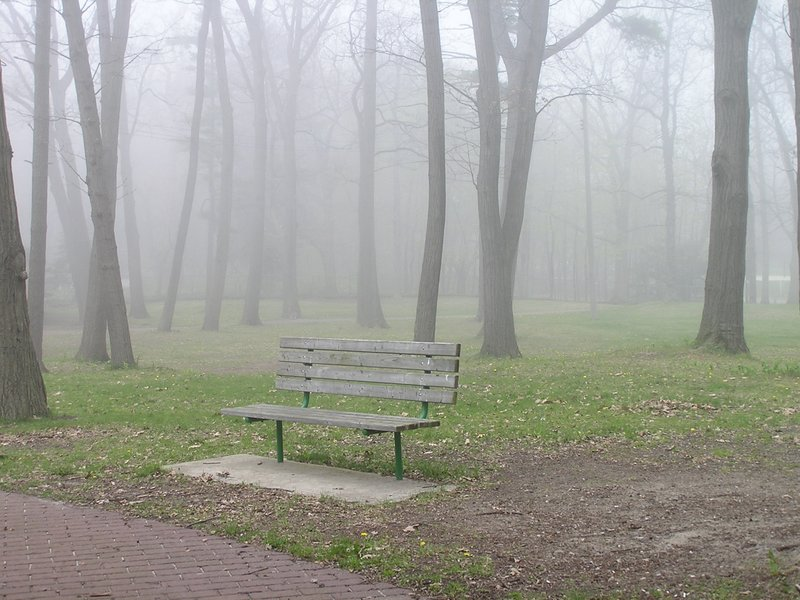
#> input picture ImageEnage/Image/foggy_bench.jpg, 800 x 600 px
$ python DCP_GuidedFilter.py
#> lines starting #> are read from the running program, lines starting #| are printed output that depends on the picture
'''
    author:@Liu
'''
import cv2 as cv
import numpy as np
import math
import matplotlib.pyplot as plt
#../Image/Forest3.jpg
image = cv.imread("../Image/foggy_bench.jpg")
#> image is the input picture: shape (600, 800, 3); mean B, G, R 153, 160.2, 159.8
m_raw, n_raw = image.shape[:2]
#> m_raw = 600; n_raw = 800

def dark_channel_gray(mode, input):
    '''If mode is "a", the global atmospheric light intensity A can be solved.
    If mode is not "a",then the transmittance t can be solved.Here we refer
    to the two solutions defined by the dark channel.
    '''
#> called with mode = 'a'

    if mode == "a":
        gray = np.zeros((input.shape)).astype('uint8')
        for m in range(input.shape[0]):
            for n in range(input.shape[1]):
                gray[m, n, :] = min(input[m, n, :])
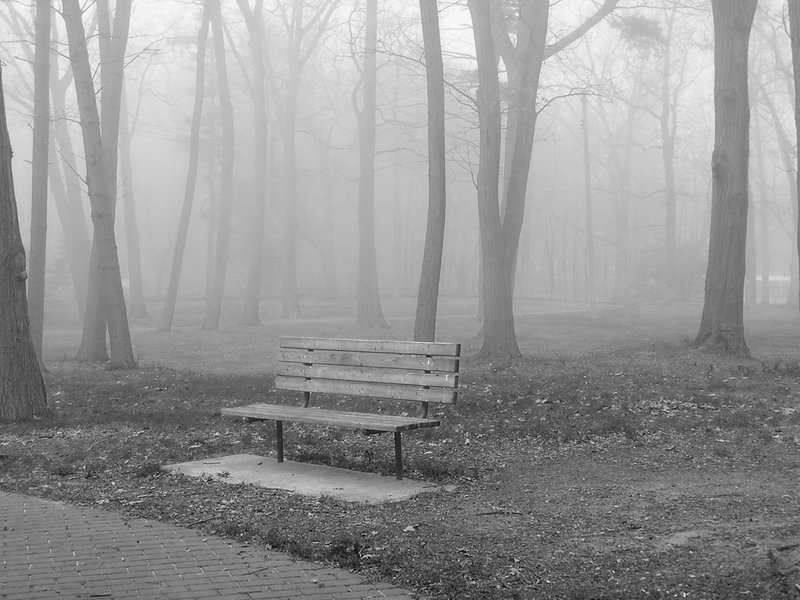
#> gray: shape (600, 800, 3); min 0, max 254, mean 149.4
        return gray
    else:
        gray = np.zeros((input.shape)).astype('float64')
        for m in range(input.shape[0]):
            for n in range(input.shape[1]):
                gray[m, n, :] = min(input[m, n, :])
        return gray

def min_filter(input, kernel_size, stride):
#> called with kernel_size = 15, stride = 1
    input_copy = input.copy()
    m, n = input.shape[:2]
#> m = 600; n = 800
    for i in range(0, m, stride):
        if i + kernel_size < m:
            for j in range(0, n, stride):
                if j + kernel_size < n:
                    input_copy[i + math.floor(kernel_size / 2), j + math.floor(kernel_size / 2), :] = np.min(input[i:i+kernel_size, j:j+kernel_size, :])
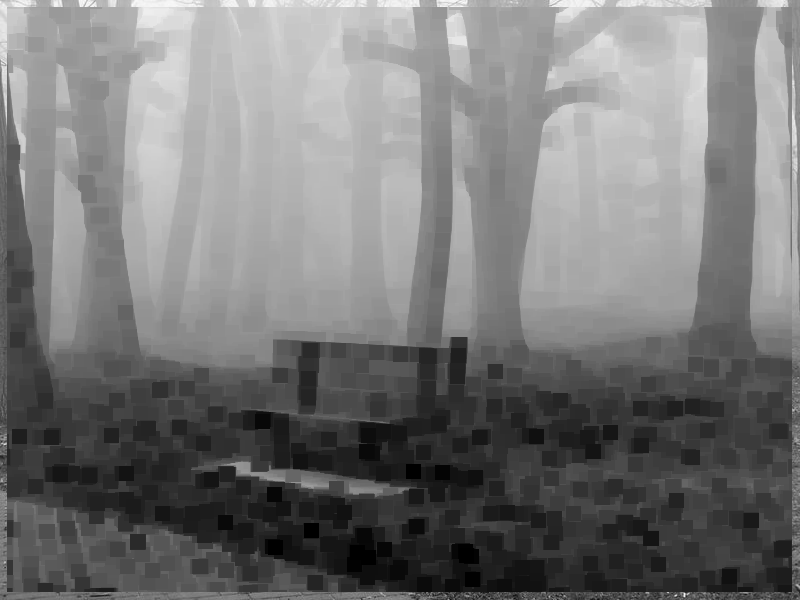
#> input_copy: shape (600, 800, 3); min 0, max 251, mean 119

    return input_copy


gray = dark_channel_gray('a', image)
dark_channel = min_filter(gray, 15, 1)
pixel_num = math.floor((gray.shape[0] * gray.shape[1]) * 0.001)
#> pixel_num = 480

m_dark_c, n_dark_c = dark_channel.shape[:2]
#> m_dark_c = 600; n_dark_c = 800
gray_hist = {}
for k in range(256):
    gray_hist.setdefault(k, 0)
for i in range(m_dark_c):
    for j in range(n_dark_c):
        gray_hist[dark_channel[i, j, 0]] += 1

s, index = 0.0, 0
gray_order = list(gray_hist.keys())
#> gray_order = 256 values from 0 to 255
gray_num = list(gray_hist.values())
for i in range(1, len(gray_num)):
    s += gray_num[-i]
    if s > pixel_num:
        index = i
        break
#> after the loop, s = 539

pixel_grate = gray_order[-index]
#> pixel_grate = 242

flag = False
A_index = []
for i in range(m_dark_c):
    for j in range(n_dark_c):
        if dark_channel[i, j, 0] >= pixel_grate:
            A_index.append([i, j])
            if len(A_index) > pixel_num:
                flag = True
                break
    if flag == True:
        break

sum_r, sum_g, sum_b = 0.0, 0.0, 0.0
for l in range(len(A_index)):
    sum_b += image[A_index[l][0], A_index[l][1], 0]
    sum_g += image[A_index[l][0], A_index[l][1], 1]
    sum_r += image[A_index[l][0], A_index[l][1], 2]
#> this loop made 481 passes
#> (sum_b, sum_g, sum_r) on passes 1 to 3: (255, 244, 242), (510, 493, 491), (763, 745, 739)
#> after the loop, sum_b = 122134; sum_g = 118976; sum_r = 117341

# solving A: global atmospheric light intensity
A_b, A_g, A_r = sum_b / len(A_index), sum_g / len(A_index), sum_r / len(A_index)
#> A_b = 253.9; A_g = 247.4; A_r = 244

image_A = image.copy()
image_A = image_A.astype('float64')
image_A[:, :, 0] = image_A[:, :, 0] / A_b
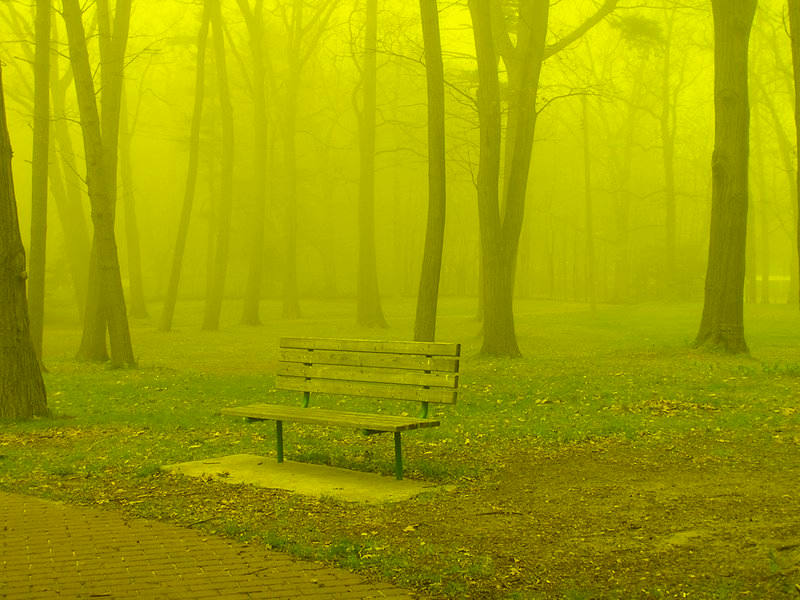
#> image_A: shape (600, 800, 3) float64; mean B, G, R 0.6, 160.2, 159.8
image_A[:, :, 1] = image_A[:, :, 1] / A_g
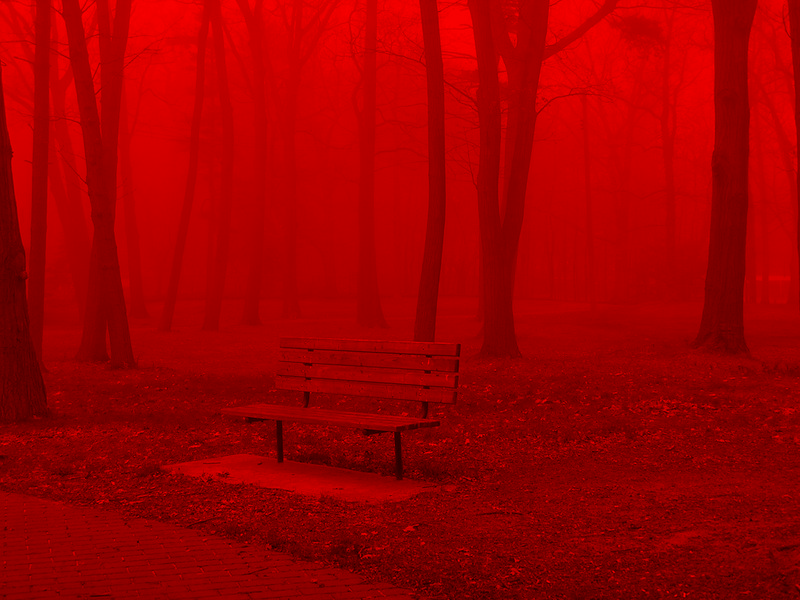
#> image_A: shape (600, 800, 3) float64; mean B, G, R 0.6, 0.6, 159.8
image_A[:, :, 2] = image_A[:, :, 2] / A_r

gray_A = dark_channel_gray('t', image_A)
dark_channel_A = min_filter(gray_A, 15, 1)
t = 1 - 0.95 * dark_channel_A   # solving transmittance

t_temp = t * 255
t_temp = t_temp.astype('uint8')

t_guided_filter = cv.ximgproc.guidedFilter(image, t_temp, 180, 1e-6)   # guided  filter
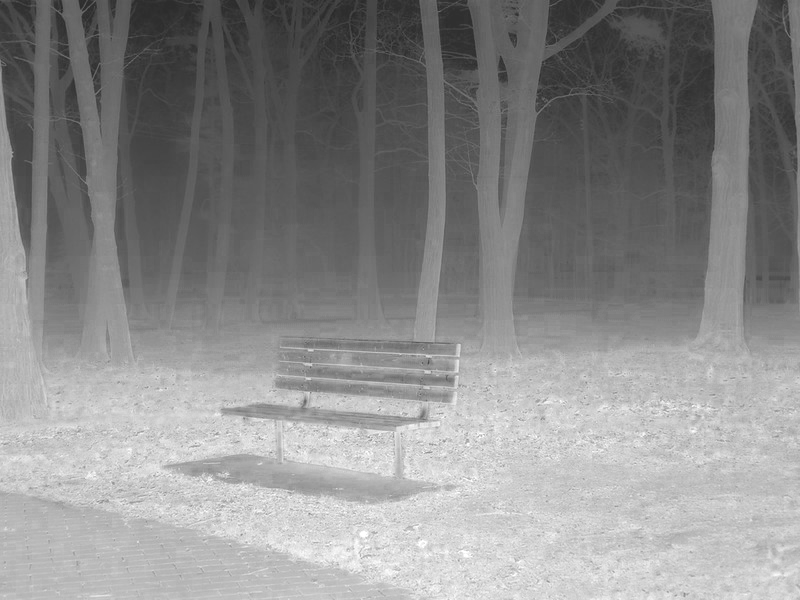
#> t_guided_filter: shape (600, 800, 3); min 41, max 255, mean 138.8
t_guided_filter = t_guided_filter / 255.

J_image = image.copy()

for i in range(m_raw):
    for j in range(n_raw):
        J_image[i, j, 0] = (image[i, j, 0] - A_b) / max(t_guided_filter[i, j, 0], 0.1) + A_b
        J_image[i, j, 1] = (image[i, j, 1] - A_g) / max(t_guided_filter[i, j, 1], 0.1) + A_g
        J_image[i, j, 2] = (image[i, j, 2] - A_r) / max(t_guided_filter[i, j, 2], 0.1) + A_r
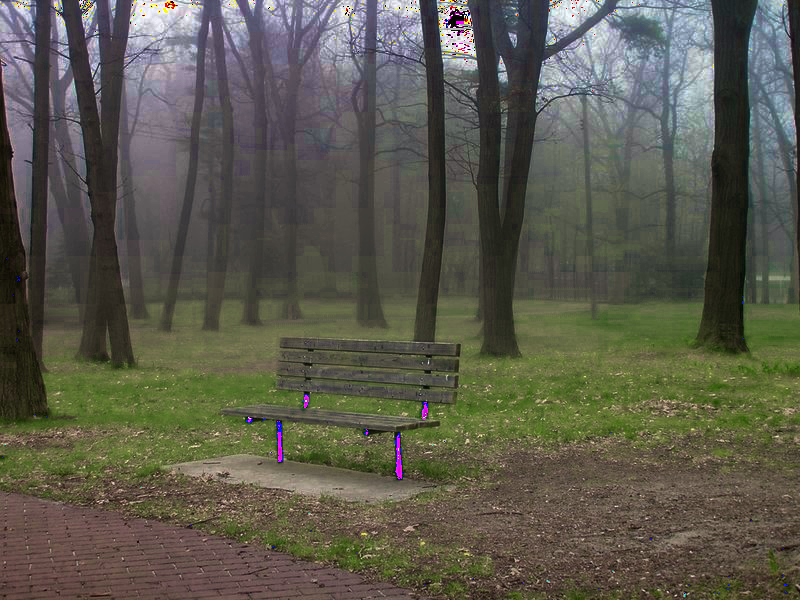
#> J_image: shape (600, 800, 3); mean B, G, R 77.3, 89.8, 91.3

J_image = cv.blur(J_image, ksize=(3, 3))   # optional

fig = plt.figure()

ax1 = fig.add_subplot(221)
plt.imshow(image[:, :, ::-1])
plt.title('Raw Image')
plt.xticks([])
plt.yticks([])

ax2 = fig.add_subplot(222)
plt.imshow(J_image[:, :, ::-1])
plt.title('Defogging Image($\omega$=0.95)')
plt.xticks([])
plt.yticks([])

ax3 = fig.add_subplot(223)
plt.imshow(dark_channel_A)
plt.title('Dark Channel')
plt.xticks([])
plt.yticks([])

ax4 = fig.add_subplot(224)
plt.imshow(t_guided_filter)
plt.title('Coarse Transmittance Diagram')
plt.xticks([])
plt.yticks([])

plt.show()
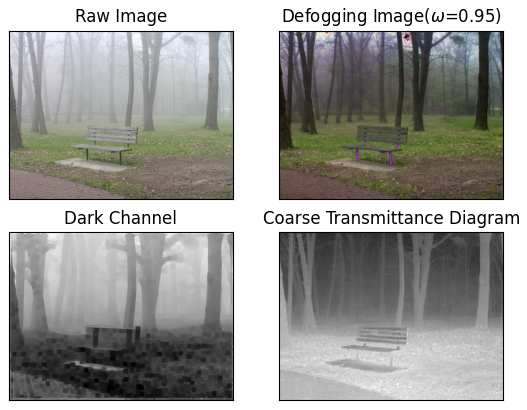
#> figure drawn by matplotlib, 4 panels

$ run again, with ImageEnage/Image/Forest.jpg copied over ImageEnage/Image/foggy_bench.jpg
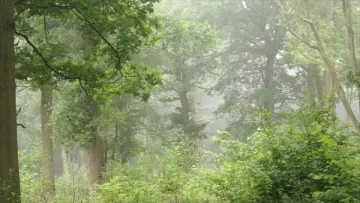
#> input picture ImageEnage/Image/Forest.jpg, 360 x 203 px
#> image is the input picture: shape (203, 360, 3); mean B, G, R 105.5, 147.3, 134.7
#> after the loop in min_filter, `for i in range(0, m, stride):`:
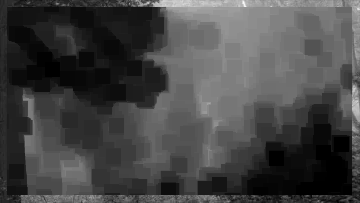
#> input_copy: shape (203, 360, 3); min 0, max 250, mean 69.4
#> the loop `for l in range(len(A_index)):` made 74 passes
#> (sum_b, sum_g, sum_r) on passes 1 to 8: (206, 237, 227), (410, 469, 450), (612, 697, 669), (819, 923, 885), (1021, 1148, 1102), (1226, 1377, 1322), (1429, 1603, 1540), (1634, 1816, 1749)
#> after the loop `for l in range(len(A_index)):`: sum_b = 15473; sum_g = 17026; sum_r = 16451
#> A_b = 209.1; A_g = 230.1; A_r = 222.3
#> `plt.show()`:
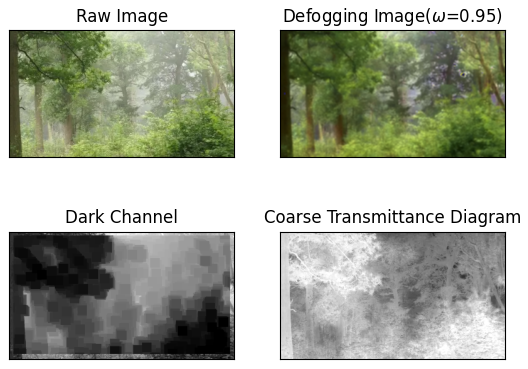
#> figure drawn by matplotlib, 4 panels
